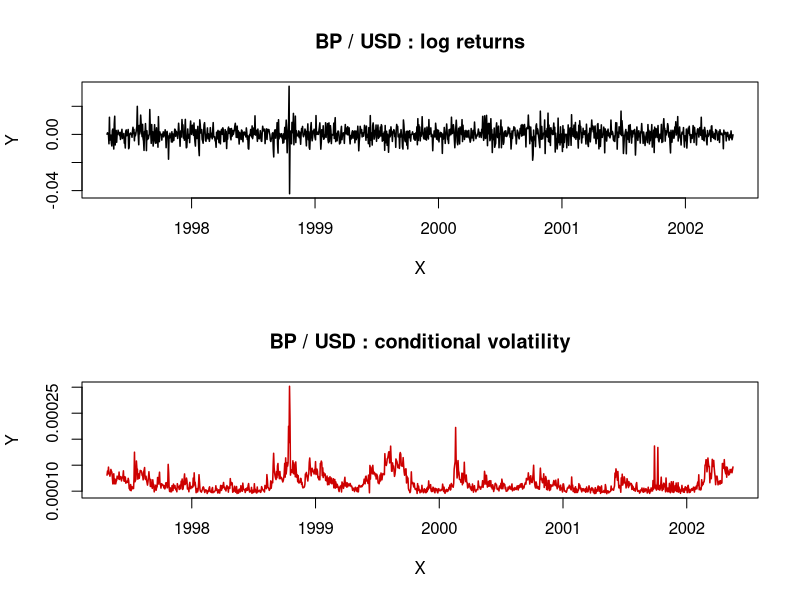

Here is the R script that generated this plot:
# clear variables and close windows
rm(list = ls(all = TRUE))
graphics.off()

# SUBROUTINES

rbftrain = function(x, y, clusters, learn, epochs, mMSE, activ) {
# RBFTRAIN    trains a radial basis function neural network
# ---------------------------------------------------------------------
# Usage       {inp,net,err} = rbftrain(x,y,clusters,learn,epochs,mMSE{,activ})
# ---------------------------------------------------------------------
# Input   
# x         - (n x p) matrix, predictor variables
# y         - (n x q) matrix, response variables
# clusters  - scalar, number of clusters to be built in the hidden layer
# learn     - (3 x 1) vector, minimum learning rate and maximum learning rate for building the clusters respectively, learn[3] is the learning rate for training the output layer. learn must be from (0,1).
# epochs    - (2 x 1) vector, number of epochs to train the cluster and output units respectively
# mMSE      - scalar, minimum value of the mean squared error to stop the training
# activ     - optional scalar, 0 for binary (default) or 1 for bipolar activation sigmoid function.
# ---------------------------------------------------------------------
# Output      
# inp - list of input parameters which define the network# it consists of elements:
#             inputs (scalar, number of predictors),
#             clusters (see Input), 
#             outputs (scalar, number of responses),
#             samples (scalar, number of samples),
#             learn, epochs, mMSE and activ (see Input).
# net - list of network characteristics containing: 
#             clustersWeights ((clusters x inputs) matrix, weights of the hidden layer),
#             trFonDev ((clusters x 1) vector, deviance of the transfer function),
#             outputsWeights ((outputs x clusters) matrix, weights of the output layer),
#             bias ((outputs x 1) vector, weights of the bias).
# err - list of output error functions containing:
#             MSE ((epochs[2] x 1) vector, mean squared error for the network in each training epoch),
#             maxDiff ((epochs[2] x outputs) matrix, maximum difference between the real and predicted output in each output unit for each training epoch),
#             meanDiff ((epochs[2] x outputs) matrix, mean differences in every training epoch).
    
    if (NROW(x) != NROW(y)) {
        stop("rbftrain: rows(x) <> rows(y)")
    }
    if (clusters < 2) {
        stop("rbftrain: clusters < 2")
    }
    if ((NCOL(learn) > 1) || (NROW(learn) != 3)) {
        stop("rbftrain: learn must be (3x1) vector")
    }
    if (sum(learn) <= 0 || sum(learn) >= 1) {
        stop("rbftrain: each parameter of learn must be from (0,1)")
    }
    if ((NCOL(epochs) > 1) || (NROW(epochs) != 2)) {
        stop("rbftrain: epochs must be (2x1) vector")
    }
    if (sum(epochs) < 1) {
        stop("rbftrain: epochs < 1")
    }
    if (mMSE <= 0) {
        stop("rbftrain: mMSE must be positive")
    }
    if (missing(activ)) {
        activ = 0
    }
    if ((activ != 0) && (activ != 1)) {
        stop("rbftrain: activ must be 0 or 1")
    }
    
    # parameter settings
    inputs  = NCOL(x)   # dimension of the signal
    outputs = NCOL(y)   # number of output units
    samples = NROW(x)   # number of observations
    # warning((inputs > 24)||(outputs > 10),'rbftrain: the dimensions of the data are
    # too high')
    interimLR = 1       # initialize the learning rate
    
    # unsupervised learning
    
    # declare arrays
    clustersOutput  = matrix(1, clusters, 1)  	# output signal from the cluster nodes
    clustersWeights = runif(clusters * inputs)  # centers of the clusters
    clustersWeights = matrix(clustersWeights, clusters, inputs, byrow = T)
    trFonDev        = matrix(0, clusters, 1)  	# deviance of the transfer function
    
    # normalize
    minx = apply(x, 2, min)
    maxx = apply(x, 2, max)
    miny = apply(y, 2, min)  # used in the supervised learning also
    maxy = apply(y, 2, max)  # tt- || -
    if (sum((maxx == minx)) > 0) {
        stop("rbftrain: x has a constant variable")
    }
    if (sum((maxy == miny)) > 0) {
        stop("rbftrain: y has a constant variable")
    }
    x = (x - matrix(minx, NROW(x), NCOL(x), byrow = T))/(matrix(maxx, NROW(x), NCOL(x), 
        byrow = T) - matrix(minx, NROW(x), NCOL(x), byrow = T))
    y = (y - matrix(miny, NROW(y), NCOL(y), byrow = T))/(matrix(maxy, NROW(y), NCOL(y), 
        byrow = T) - matrix(miny, NROW(y), NCOL(y), byrow = T))
    
    # train the clusters
    e1 = 1
    while (e1 <= epochs[1]) {
        i = 1
        while (i <= samples) {
            # find the nearest cluster
            X = matrix(x[i, ], clusters, NCOL(x), byrow = T)
            clustersOutput = sqrt(apply((clustersWeights - X) * (clustersWeights - 
                X), 1, sum))  		# eucl. distance: i-th point from cluster centers
            tmp = (1:clusters) * (clustersOutput == min(clustersOutput))  # choose the nearest cluster
            tmp = tmp[which(tmp > 0)]
            clusterChamp = tmp[1]	# just in case of multiple minima
            
            # update weights of the nearest cluster
            clustersWeights[clusterChamp, ] = clustersWeights[clusterChamp, ] + (interimLR * 
                (x[i, ] - clustersWeights[clusterChamp, ]))
            i = i + 1
        }  
        
        interimLR = (learn[2] - (learn[2] - learn[1])/max(c(1, (epochs[1] - 1))) * 
            (e1 - 1)) * interimLR  #//!!! was above 'clustersWeights[clusterChamp,] = ...'
        if (interimLR == 0) {
            e1 = epochs[1] + 1
        }
        e1 = e1 + 1
    }
    
    # calculate standard deviation of the transfer function
    c = 1
    while (c <= clusters) {
        W = matrix(clustersWeights[c, ], clusters, ncol(clustersWeights), byrow = T)
        trFonDev[c] = sum(rowSums((W - clustersWeights) * (W - clustersWeights)))  # sum of distances of the center c from other centres
        trFonDev[c] = sqrt(trFonDev[c]/(clusters - 1))
        c = c + 1
    }
    
    # supervised learning
    
    # declare arrays
    gaussOut          = matrix(1, clusters, 1)          # output of the Gaussian function of each cluster
    uniform           = runif(outputs * clusters)
    outputsWeights    = 2 * matrix(uniform, outputs, clusters, byrow = T) - 1  # weights of the output layer
    outWeightsCorrect = matrix(1, outputs, clusters)    # correction weights
    bias              = 2 * runif(outputs) - 1          # bias of each output node
    maxDiff           = matrix(-1, epochs[2], outputs)  # max difference of each output node in each epoch
    meanDiff          = matrix(0, epochs[2], outputs)   # mean          ---  |  |  ---
    MSE               = matrix(0, epochs[2], 1)         # mean squared error for each epoch
    aMSE              = +Inf                            # actual mean squared error
    
    e2 = 1
    while (e2 <= epochs[2]) {
        i = 1
        while (i <= samples) {
            outError = 0  # error of this output unit
    
            # calculate the Gaussian output of clusters
            X = matrix(x[i, ], clusters, NCOL(x), byrow = T)
            clustersOutput = sqrt(rowSums((clustersWeights - X) * (clustersWeights - 
                X)))  # euclidean distance      
            gaussOut = exp(-(clustersOutput/trFonDev)^2)
            
            # calculate output signals and their derivative for each cluster
            G = matrix(1, outputs, ncol((gaussOut))) %*% t(gaussOut)
            sumOfWeightedInputs = rowSums(outputsWeights * G) + bias  # lin. comb. of the inputs and weights of the output layer
            if (!activ) {
                # binary sigmoid function
                outputSignal = 1/(1 + exp(-sumOfWeightedInputs))
                outSigDeriv = outputSignal * (1 - outputSignal)  # first derivative of the output signal
            } else {
                # bipolar sigmoid function
                outputSignal = 2/(1 + exp(-sumOfWeightedInputs)) - 1
                outSigDeriv = 0.5 * (1 + outputSignal) * (1 - outputSignal)  # first derivative of the output signal
            }
            
            # calculate output errors
            errInfoTerm = (t(y[i, ]) - outputSignal) * outSigDeriv 
            realErrDiff = abs(t(y[i, ]) - outputSignal) * (t(maxy) - t(miny))  # it was normalized
            outError	= sum(realErrDiff^2)		# instantaneous SSE (Haykin, 1994)
            meanDiff[e2, ] = meanDiff[e2, ] + t(realErrDiff)/samples
            tmp = realErrDiff > t(maxDiff[e2, ])	# save the max. real error into maxDiff
            if (sum(tmp) > 0) {
                tmp = (1:outputs) * tmp
                ind = tmp[which(tmp > 0)]
                maxDiff[e2, ind] = t(realErrDiff[ind])
            }
            
            MSE[e2] = MSE[e2] + outError/samples
            
            # correct weights and bias
            outWeightsCorrect = learn[3] * matrix(errInfoTerm) %*% t(gaussOut)
            outputsWeights    = outputsWeights + outWeightsCorrect	# correct the output weights
            bias = bias + learn[3] * errInfoTerm						# correct bias 
            
            i = i + 1
        }
        
        if (MSE[e2] < aMSE) {
            aMSE = MSE[e2]
        }
        if (aMSE <= mMSE) {
            br = e2
            e2 = epochs[2] + 1
        }
        
        e2 = e2 + 1
    } 
    
    # give some info
    t = toString(paste(" An", inputs, "-", clusters, "-", outputs, "RBF-network"))
    t = rbind(t, toString(paste(" training epochs:", epochs[1], ",", epochs[2])))
    t = rbind(t, toString(paste(" cluster's learning rates: ", learn[2], ",", learn[1])))
    t = rbind(t, toString(paste(" output's learning rate: ", learn[3])))
    t = rbind(t, toString(paste(" minimum mean squared error: ", mMSE)))
    if (!activ) {
        # binary
        t = rbind(t, toString(paste(" BINARY sigmoid activation function")))
    } else {
        # bipolar
        t = rbind(t, toString(paste(" BIPOLAR sigmoid activation function")))
    }
    if (e2 == epochs[2] + 2) {
        # break used
        t = rbind(t, toString(paste(" mMSE reached in the epoch: ", br)))
    } else {
        t = rbind(t, toString(paste(" minimum MSE reached: ", aMSE)))
    }
    print(t)
    
    inp = list(inputs = inputs, clusters = clusters, outputs = outputs, samples = samples, 
        learn = learn, epochs = epochs, mMSE = mMSE, activ = activ)  # 1|1|1|1|3|2|1|1
    net = list(clustersWeights = clustersWeights, trFonDev = trFonDev, outputsWeights = outputsWeights, 
        bias = bias)  # (clusters,inputs), (clusters), (outputs,clusters), (outputs)
    err = list(MSE = MSE, maxDiff = maxDiff, meanDiff = meanDiff)  # (epochs[2],1), (epochs[2],outputs), (epochs[2],outputs)
    
    return(list(inp = inp, net = net, err = err))
}


rbfpredict = function(x, rbfnet, miny, maxy) {
# RBFPREDICT  predicts the output of given RBF neural network
# ---------------------------------------------------------------------
# Usage       netOut = rbfpredict(x,rbfnet,miny,maxy)
# ---------------------------------------------------------------------
# Input       
# x			- (n x p) matrix, predictor variables
# rbfnet	- composed object (list), RBF network as computed by rbftrain or rbftrain2
# miny		- (q x 1) vector, minimum values for the output vector
# maxy		- (q x 1) vector, maximum values for the output vector
# ---------------------------------------------------------------------
# Output      
# netOut - (n x q) matrix, output of the rbfnet
# ---------------------------------------------------------------------
        if (sum(miny >= maxy) > 0) {
        stop("rbfpredict: miny >= maxy")
    }
    samples			= NROW(x)						# number of observations
    clustersWeights	= rbfnet$net$clustersWeights	# centers of the clusters
    trFonDev		= rbfnet$net$trFonDev			# deviance of the transfer function
    outputsWeights	= rbfnet$net$outputsWeights		# weights of the output layer
    bias			= rbfnet$net$bias				# bias of each output node
    activ			= rbfnet$inp$activ				# activation function
    clusters		= NROW(clustersWeights)			# number of clusters used in rbfnet
    inputs			= NCOL(clustersWeights)			# dimension of the signal of the net
    outputs			= NROW(outputsWeights)			# number of output units
    
    if (inputs != NCOL(x)) {
        stop("rbfpredict: cols(x) <> dimension of the input of rbfnet")
    }
    if (outputs != NROW(miny)) {
        stop("rbfpredict: rows(miny) <> dimension of the output of rbfnet")
    }
    if (outputs != NROW(maxy)) {
        stop("rbfpredict: rows(maxy) <> dimension of the output of rbfnet")
    }
    outputSignal = matrix(1, samples, outputs)  # normalized output of the network
    
    # normalize
    minx = apply(x, 2, min)
    maxx = apply(x, 2, max)
    if (sum((maxx == minx)) > 0) {
        stop("rbftest: x has a constant variable")
    }
    x = (x - matrix(minx, NROW(x), NCOL(x), byrow = T))/(matrix(maxx, NROW(x), NCOL(x), 
        byrow = T) - matrix(minx, NROW(x), NCOL(x), byrow = T))  
    i = 1
    while (i <= samples) {
        # calculate the Gaussian output of clusters
        X = matrix(x[i, ], clusters, NCOL(x), byrow = T)
        clustersOutput = sqrt(rowSums((clustersWeights - X) * (clustersWeights - X)))  # euclidean distance      
        gaussOut = exp(-(clustersOutput/trFonDev)^2)
        
        # calculate output signals of each cluster
        G = matrix(outputs) %*% t(gaussOut)
        sumOfWeightedInputs = rowSums(outputsWeights * G) + bias  # lin. comb. of the inputs and weights of the output layer
        if (!activ) {
            # binary sigmoid function
            outputSignal[i, ] = 1/(1 + exp(-sumOfWeightedInputs))
        } else {
            # bipolar sigmoid function
            outputSignal[i, ] = 2/(1 + exp(-sumOfWeightedInputs)) - 1
        }
        i = i + 1
    }
    netOut = miny + outputSignal * (maxy - miny)  # real output of the network
    return(netOut)
}


lagged = function(xt, l) {
    xt = as.matrix(xt)
    r  = NROW(xt)
    tt = xt[(l + 1):(r), ]
    tt = as.matrix(tt)
    yt = matrix(xt, ncol = 1)
    i  = 1
    while (i <= (l - 1)) {
        a  = matrix(yt[2:r], ncol = 1)
        b  = yt[1]
        yt = rbind(a, b)
        xt = cbind(xt, yt)
        i  = i + 1
    }
    yt	= xt[1:(r - l), ]
    return(list(tt = tt, yt = yt))
}

# MAIN PROGRAM 

set.seed(7)
# reads financial series: BP / USD, german bonds 10yrs., gold Krugerrand (SF/Oz), Commerzbank stocks
re = read.table("SFM02.dat")
re = re[, 2:NCOL(re)]

# calculates and plots log returns from BP / USD
x = matrix(0, NROW(re) - 1, NCOL(re))
for (i in 1:(NCOL(re))) {
    x[, i] = diff(log(re[, i]))
}
xt   = x[, 1]
time = (1:NROW(xt))/257 + (1997 + 80/257)
zzz  = cbind(time, xt)  # black thin line

# plot of log returns
par(mfrow = c(2, 1))
plot(zzz, type = "l", col = "black", lwd = 1.5, xlab = "X", ylab = "Y", ylim = c(min(xt), 
    max(xt)))
title("BP / USD : log returns")

# 100% of data as training set sets lag and prepares input
lag = 3  # lag set as 3

# prepares input matrix (train.yt and financial indicators: yields on german 10 yrs. bonds log returns on gold) and target outputs train.tt
train    = lagged(xt, lag)
train.yt = cbind(train$yt, re[(lag + 1):(NROW(xt)), 3], x[lag:(NROW(xt) - 1), 4])

# rbf neural networks: selects number of clusters, learning rate, number of iterations, tolerance
clusters = 3
learn    = c(0.1, 0.2, 0.1)
epochs   = c(15, 15)
mMSE     = 0.05
activ    = 0

# train rbf neural network
fnet = rbftrain(x = train.yt, y = train$tt, clusters, learn, epochs, mMSE, activ)

# prediction in sample
fhut = rbfpredict(train.yt, fnet, min(train$tt), max(train$tt))

# sample residuals
ehut = train$tt - (fhut)

# rbf network on squared sample residuals, using same input and parameters as before
gnet = rbftrain(train.yt, (ehut)^2, clusters, learn, epochs, mMSE, activ)
ghut = rbfpredict(train.yt, gnet, min((ehut)^2), max((ehut)^2))

# plot of conditional volatility
time = (1:NROW(ehut))/257 + (1997 + 80/257)
vvv	= cbind(time, ghut)  # green thin line

plot(vvv, col = "red3", type = "l", lwd = 1.5, ylab = "Y", xlab = "X", ylim = c(min(vvv[, 
    2]), max(vvv[, 2])))
title("BP / USD : conditional volatility") 